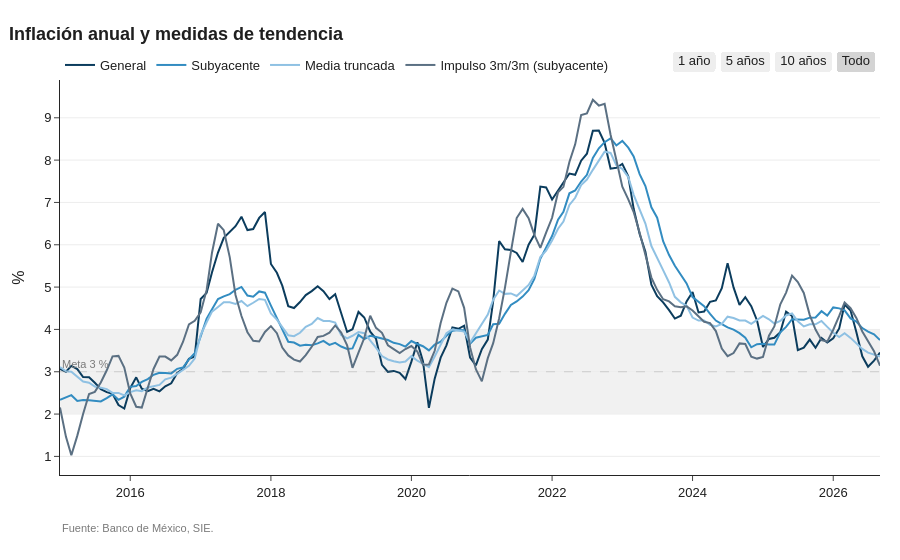

The cell this chart's notebook holds for it:
### Markdown cell above
## 1. ¿Hacia dónde va? Medidas de tendencia

La inflación anual compara con hace doce meses, así que arrastra lo que pasó hace un año. Tres
lecturas complementarias:

- **Subyacente**: excluye agropecuarios, energéticos y tarifas, que son volátiles.
- **Media truncada** (calculada por Banxico): descarta cada mes los genéricos con las variaciones
  más extremas, sean los que sean.
- **Impulso 3m/3m**: promedio de los últimos tres meses contra los tres previos, desestacionalizado
  y anualizado. Reacciona meses antes que la anual.

### Code cell
indices = bmx.descargar(['inpc', 'inpc_subyacente'], INICIO)
truncada = bmx.serie('media_truncada', INICIO)

tendencia = pd.DataFrame({
    'General'           : sie.variacion_anual(indices['inpc']),
    'Subyacente'        : sie.variacion_anual(indices['inpc_subyacente']),
    'Media truncada'    : truncada,
    'Impulso 3m/3m (subyacente)': sie.impulso(indices['inpc_subyacente'], 3),
}).loc['2015':]

sie.graficar(tendencia, 'Inflación anual y medidas de tendencia', unidad='%', meta=True).show()
tendencia.dropna().tail(6).round(2)

### Figure 1 — Plotly figure (JSON) as saved in the notebook; plotly's stock layout.template omitted (floating-point values rounded to 4 significant figures; data arrays with more than 128 entries replaced by an {"elided": "..."} marker saying what was removed)
{"data": [{"hovertemplate": "%{y:,.2f} %<extra>General</extra>", "line": {"color": "#0B3C5D", "width": 2}, "mode": "lines", "name": "General", "type": "scatter", "x": {"elided": "141 str values"}, "y": {"elided": "141 float values"}}, {"hovertemplate": "%{y:,.2f} %<extra>Subyacente</extra>", "line": {"color": "#328CC1", "width": 2}, "mode": "lines", "name": "Subyacente", "type": "scatter", "x": {"elided": "141 str values"}, "y": {"elided": "141 float values"}}, {"hovertemplate": "%{y:,.2f} %<extra>Media truncada</extra>", "line": {"color": "#8FC1E3", "width": 2}, "mode": "lines", "name": "Media truncada", "type": "scatter", "x": {"elided": "141 str values"}, "y": {"elided": "141 float values"}}, {"hovertemplate": "%{y:,.2f} %<extra>Impulso 3m/3m (subyacente)</extra>", "line": {"color": "#5B7083", "width": 2}, "mode": "lines", "name": "Impulso 3m/3m (subyacente)", "type": "scatter", "x": {"elided": "141 str values"}, "y": {"elided": "141 float values"}}], "layout": {"annotations": [{"font": {"color": "#7A7A7A", "size": 11}, "showarrow": false, "text": "Meta 3 %", "x": 0, "xanchor": "left", "xref": "x domain", "y": 3, "yanchor": "bottom", "yref": "y"}, {"font": {"color": "#7A7A7A", "size": 11}, "showarrow": false, "text": "Fuente: Banco de México, SIE.", "x": 0, "xanchor": "left", "xref": "paper", "y": 0, "yanchor": "top", "yref": "paper", "yshift": -45}], "font": {"color": "#1F1F1F", "family": "Arial, sans-serif", "size": 13}, "hovermode": "x unified", "legend": {"orientation": "h", "title": {}, "x": 0, "y": 1.0, "yanchor": "bottom"}, "margin": {"b": 85, "l": 60, "r": 20, "t": 80}, "separators": ".,", "shapes": [{"fillcolor": "#7A7A7A", "layer": "below", "line": {"width": 0}, "opacity": 0.1, "type": "rect", "x0": 0, "x1": 1, "xref": "x domain", "y0": 2, "y1": 4, "yref": "y"}, {"line": {"color": "#7A7A7A", "dash": "dash", "width": 1}, "type": "line", "x0": 0, "x1": 1, "xref": "x domain", "y0": 3, "y1": 3, "yref": "y"}], "showlegend": true, "title": {"text": "<b>Inflación anual y medidas de tendencia</b>", "x": 0.01, "xanchor": "left"}, "xaxis": {"gridcolor": "#EDEDED", "hoverformat": "%d/%m/%Y", "rangeselector": {"buttons": [{"count": 1, "label": "1 año", "step": "year", "stepmode": "backward"}, {"count": 5, "label": "5 años", "step": "year", "stepmode": "backward"}, {"count": 10, "label": "10 años", "step": "year", "stepmode": "backward"}, {"label": "Todo", "step": "all"}], "x": 1, "xanchor": "right", "y": 1.02, "yanchor": "bottom"}, "tickformatstops": [{"dtickrange": [null, 2678400000], "value": "%d/%m/%Y"}, {"dtickrange": [2678400000, 31536000000], "value": "%m/%Y"}, {"dtickrange": [31536000000, null], "value": "%Y"}]}, "yaxis": {"gridcolor": "#EDEDED", "showgrid": true, "title": {"text": "%"}, "zeroline": false}}}
